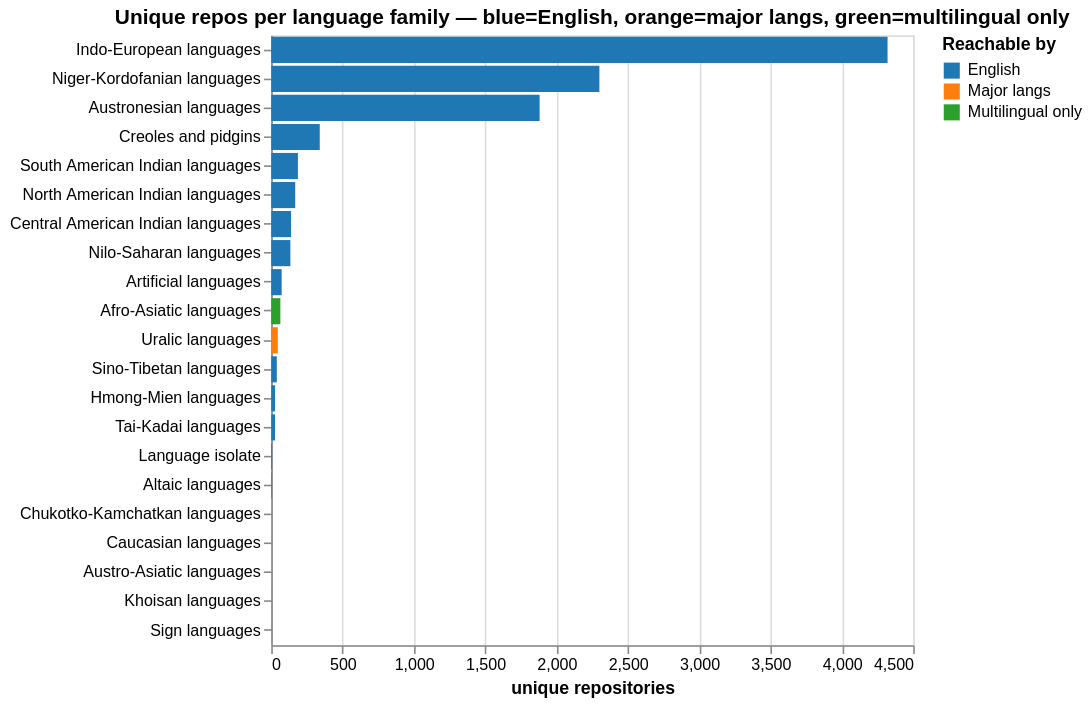

Source (notebook cell):
### Markdown cell above
## 8.5 — Result Distribution by Language Family

Aggregating results to the language family level shows which parts of the world's DH activity are captured by the multilingual approach, and which families only appear because of the full translation coverage (i.e., they would be missed by English-only or major-language search).

### Code cell
# Unique repos per language family
fam_repos = (
    repos_lang.groupby("language_family")["id"]
    .nunique()
    .reset_index(name="n_repos")
    .dropna(subset=["language_family"])
    .sort_values("n_repos", ascending=False)
)

# Flag which families are reachable via English / major languages
en_families    = set(repos_lang[repos_lang["id"].isin(en_repo_ids)]["language_family"].dropna())
major_repo_ids = set(repos_raw[repos_raw["search_term"].str.lower().str.strip().isin(major_terms)]["id"].dropna())
major_families = set(repos_lang[repos_lang["id"].isin(major_repo_ids)]["language_family"].dropna())

fam_repos["reachable_by_english"] = fam_repos["language_family"].isin(en_families)
fam_repos["reachable_by_major"]   = fam_repos["language_family"].isin(major_families)
fam_repos["multilingual_only"]    = ~fam_repos["reachable_by_major"]

# Compute color category in pandas — nested alt.condition not supported in Altair v6
def _reach_label(row):
    if row["multilingual_only"]:
        return "Multilingual only"
    if row["reachable_by_english"]:
        return "English"
    return "Major langs"

fam_repos["reach"] = fam_repos.apply(_reach_label, axis=1)

fam_bar = alt.Chart(fam_repos).mark_bar().encode(
    y=alt.Y("language_family:N", sort="-x", title=None),
    x=alt.X("n_repos:Q", title="unique repositories"),
    color=alt.Color("reach:N",
                    scale=alt.Scale(
                        domain=["English", "Major langs", "Multilingual only"],
                        range=["#1f77b4", "#ff7f0e", "#2ca02c"],
                    ),
                    title="Reachable by"),
    tooltip=["language_family:N", "n_repos:Q", "reach:N"],
).properties(width=400, height=380,
             title="Unique repos per language family — blue=English, orange=major langs, green=multilingual only")
display(fam_bar)

print(f"Families reachable by English only        : {len(en_families)}")
print(f"Families reachable by major 11 languages  : {len(major_families)}")
print(f"Families only reachable via full pipeline : {fam_repos['multilingual_only'].sum()}")
if fam_repos["multilingual_only"].any():
    print("\nMultilingual-only families:")
    for _, r in fam_repos[fam_repos["multilingual_only"]].iterrows():
        print(f"  {r['language_family']}: {r['n_repos']} repos")

### Figure 1 — Vega specification as saved in the notebook (floating-point values rounded to 4 significant figures)
{"$schema": "https://vega.github.io/schema/vega/v6.json", "data": [{"name": "source_0"}, {"name": "data_0", "values": [{"language_family": "Indo-European languages", "n_repos": 4320, "n_repos_end": 4320.0, "n_repos_start": 0.0, "reach": "English"}, {"language_family": "Niger-Kordofanian languages", "n_repos": 2300, "n_repos_end": 2300.0, "n_repos_start": 0.0, "reach": "English"}, {"language_family": "Austronesian languages", "n_repos": 1881, "n_repos_end": 1881.0, "n_repos_start": 0.0, "reach": "English"}, {"language_family": "Creoles and pidgins", "n_repos": 340, "n_repos_end": 340.0, "n_repos_start": 0.0, "reach": "English"}, {"language_family": "South American Indian languages", "n_repos": 187, "n_repos_end": 187.0, "n_repos_start": 0.0, "reach": "English"}, {"language_family": "North American Indian languages", "n_repos": 168, "n_repos_end": 168.0, "n_repos_start": 0.0, "reach": "English"}, {"language_family": "Central American Indian languages", "n_repos": 139, "n_repos_end": 139.0, "n_repos_start": 0.0, "reach": "English"}, {"language_family": "Nilo-Saharan languages", "n_repos": 134, "n_repos_end": 134.0, "n_repos_start": 0.0, "reach": "English"}, {"language_family": "Artificial languages", "n_repos": 73, "n_repos_end": 73.0, "n_repos_start": 0.0, "reach": "English"}, {"language_family": "Afro-Asiatic languages", "n_repos": 64, "n_repos_end": 64.0, "n_repos_start": 0.0, "reach": "Multilingual only"}, {"language_family": "Uralic languages", "n_repos": 46, "n_repos_end": 46.0, "n_repos_start": 0.0, "reach": "Major langs"}, {"language_family": "Sino-Tibetan languages", "n_repos": 39, "n_repos_end": 39.0, "n_repos_start": 0.0, "reach": "English"}, {"language_family": "Hmong-Mien languages", "n_repos": 27, "n_repos_end": 27.0, "n_repos_start": 0.0, "reach": "English"}, {"language_family": "Tai-Kadai languages", "n_repos": 27, "n_repos_end": 27.0, "n_repos_start": 0.0, "reach": "English"}, {"language_family": "Language isolate", "n_repos": 6, "n_repos_end": 6.0, "n_repos_start": 0.0, "reach": "English"}, {"language_family": "Altaic languages", "n_repos": 4, "n_repos_end": 4.0, "n_repos_start": 0.0, "reach": "English"}, {"language_family": "Chukotko-Kamchatkan languages", "n_repos": 2, "n_repos_end": 2.0, "n_repos_start": 0.0, "reach": "Major langs"}, {"language_family": "Caucasian languages", "n_repos": 2, "n_repos_end": 2.0, "n_repos_start": 0.0, "reach": "Major langs"}, {"language_family": "Austro-Asiatic languages", "n_repos": 2, "n_repos_end": 2.0, "n_repos_start": 0.0, "reach": "Major langs"}, {"language_family": "Khoisan languages", "n_repos": 1, "n_repos_end": 1.0, "n_repos_start": 0.0, "reach": "Multilingual only"}, {"language_family": "Sign languages", "n_repos": 1, "n_repos_end": 1.0, "n_repos_start": 0.0, "reach": "Multilingual only"}]}, {"name": "source_0_y_domain_language_family", "values": [{"language_family": "Indo-European languages", "sort_field": 4320}, {"language_family": "Niger-Kordofanian languages", "sort_field": 2300}, {"language_family": "Austronesian languages", "sort_field": 1881}, {"language_family": "Creoles and pidgins", "sort_field": 340}, {"language_family": "South American Indian languages", "sort_field": 187}, {"language_family": "North American Indian languages", "sort_field": 168}, {"language_family": "Central American Indian languages", "sort_field": 139}, {"language_family": "Nilo-Saharan languages", "sort_field": 134}, {"language_family": "Artificial languages", "sort_field": 73}, {"language_family": "Afro-Asiatic languages", "sort_field": 64}, {"language_family": "Uralic languages", "sort_field": 46}, {"language_family": "Sino-Tibetan languages", "sort_field": 39}, {"language_family": "Hmong-Mien languages", "sort_field": 27}, {"language_family": "Tai-Kadai languages", "sort_field": 27}, {"language_family": "Language isolate", "sort_field": 6}, {"language_family": "Altaic languages", "sort_field": 4}, {"language_family": "Chukotko-Kamchatkan languages", "sort_field": 2}, {"language_family": "Caucasian languages", "sort_field": 2}, {"language_family": "Austro-Asiatic languages", "sort_field": 2}, {"language_family": "Khoisan languages", "sort_field": 1}, {"language_family": "Sign languages", "sort_field": 1}]}], "marks": [{"type": "rect", "name": "marks", "from": {"data": "data_0"}, "encode": {"update": {"y": {"field": "language_family", "scale": "y"}, "fill": {"field": "reach", "scale": "color"}, "tooltip": {"signal": "{\"language_family\": isValid(datum[\"language_family\"]) ? datum[\"language_family\"] : \"\"+datum[\"language_family\"], \"n_repos\": format(datum[\"n_repos\"], \"\"), \"reach\": isValid(datum[\"reach\"]) ? datum[\"reach\"] : \"\"+datum[\"reach\"]}"}, "x": {"field": "n_repos_end", "scale": "x"}, "height": {"signal": "max(0.25, bandwidth('y'))"}, "x2": {"field": "n_repos_start", "scale": "x"}}}, "style": ["bar"]}], "scales": [{"name": "x", "type": "linear", "domain": {"data": "data_0", "fields": ["n_repos_start", "n_repos_end"]}, "range": [0, {"signal": "width"}], "nice": true, "zero": true}, {"name": "y", "type": "band", "domain": {"data": "source_0_y_domain_language_family", "field": "language_family", "sort": {"op": "max", "field": "sort_field", "order": "descending"}}, "range": [0, {"signal": "height"}], "paddingInner": 0.1, "paddingOuter": 0.05}, {"name": "color", "type": "ordinal", "domain": ["English", "Major langs", "Multilingual only"], "range": ["#1f77b4", "#ff7f0e", "#2ca02c"]}], "axes": [{"scale": "x", "maxExtent": 0, "zindex": 0, "labels": false, "ticks": false, "aria": false, "domain": false, "gridScale": "y", "grid": true, "minExtent": 0, "orient": "bottom", "tickCount": {"signal": "ceil(width/40)"}}, {"scale": "x", "labelFlush": true, "zindex": 0, "tickCount": {"signal": "ceil(width/40)"}, "grid": false, "labelOverlap": true, "title": "unique repositories", "orient": "bottom"}, {"scale": "y", "grid": false, "orient": "left", "zindex": 0}], "title": {"text": "Unique repos per language family — blue=English, orange=major langs, green=multilingual only", "frame": "group"}, "padding": 5, "width": 400, "height": 380, "style": "cell", "background": "white", "legends": [{"title": "Reachable by", "fill": "color", "symbolType": "square"}]}
